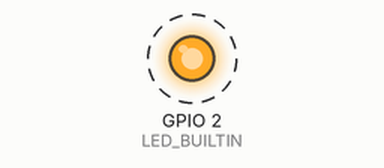
Bench run of a sketch on a simulated ESP32. Shown: output pins drawn as LEDs (lit = HIGH). Dashed ring = blinking. Pins used as bus, display or sensor lines are not drawn; what the sketch prints to the serial monitor is not drawn.

Above: at 0.4 s.
Timing chart, 0 to 3.2 s (numbered marks = the images above):
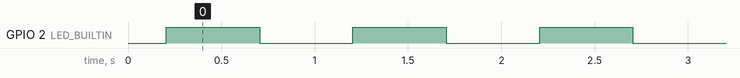

Measured:
- by itself, GPIO 2 (LED_BUILTIN): alternates HIGH for 0.50 s and LOW for 0.50 s

The sketch:

TestPIN-Stepper.ino
```cpp
/*
  FishBot Four-Driver Stepper Blinky (Final)
  ------------------------------------------
  Semua pin stepper (dua ULN2003: U7 & U8) akan ON/OFF bersamaan.
  Pins berdasarkan schematic asli:
    Stepper1: 32, 33, 22, 23
    Stepper2: 25, 26, 12, 13
  Total: 8 pin GPIO (32, 33, 22, 23, 25, 26, 12, 13)
*/

#define LED_BUILTIN 2

int stepperPins[] = {32, 33, 22, 23, 25, 26, 12, 13};
const int BLINK_MS = 500;

void setAllStepperPins(bool level) {
  for (int i = 0; i < 8; i++) {
    digitalWrite(stepperPins[i], level ? HIGH : LOW);
  }
  digitalWrite(LED_BUILTIN, level ? HIGH : LOW);
}

void setup() {
  Serial.begin(115200);
  delay(200);
  Serial.println("\n=== FishBot 4WD Stepper Concurrent Blinky ===");
  Serial.print("Pins: ");
  for (int i = 0; i < 8; i++) {
    Serial.print(stepperPins[i]);
    Serial.print(i == 7 ? '\n' : ',');
    pinMode(stepperPins[i], OUTPUT);
    digitalWrite(stepperPins[i], LOW);
  }
  pinMode(LED_BUILTIN, OUTPUT);
  digitalWrite(LED_BUILTIN, LOW);
  Serial.println("All stepper pins initialized.");
}

void loop() {
  Serial.println("ALL HIGH");
  setAllStepperPins(true);
  delay(BLINK_MS);

  Serial.println("ALL LOW");
  setAllStepperPins(false);
  delay(BLINK_MS);
}
```
